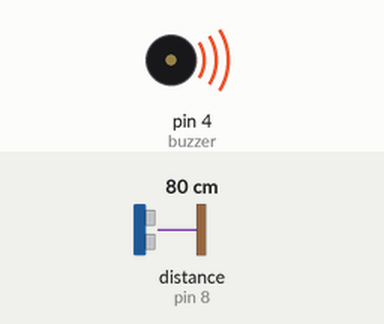
Bench run of a sketch on a simulated Arduino Uno, built with avr-gcc and run on an emulated ATmega328P. On the bench: buzzer (waves = sounding, pin HIGH). Wiring (inferred from the names in the program): ultrasonic range finder: trigger pin 7; echo pin 8. The test bench sets the inputs (shaded band); at power-on: distance to the obstacle (sensor on pin 8) 80 cm. The echo pulse lasts 58.3 µs per cm; pins used as bus, display or sensor lines are not drawn.

Above: at 1.2 s.
1.3 s: distance to the obstacle (sensor on pin 8) set to 98 cm
2.8 s: distance to the obstacle (sensor on pin 8) set to 106 cm
At 3.7 s:
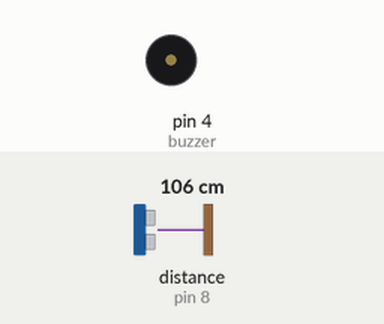
4.3 s: distance to the obstacle (sensor on pin 8) set to 2 cm
At 5.5 s:
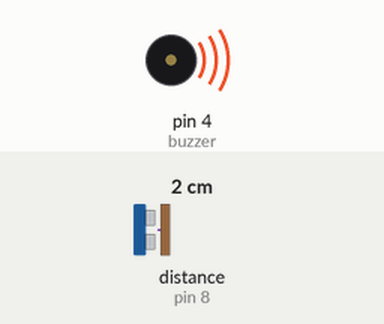
5.8 s: distance to the obstacle (sensor on pin 8) set to 120 cm
At 7.0 s:
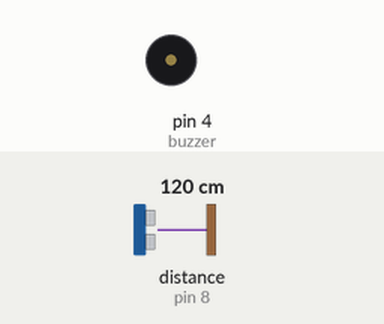
Timing chart, 0 to 8.3 s (numbered marks = the images above; inputs shaded):
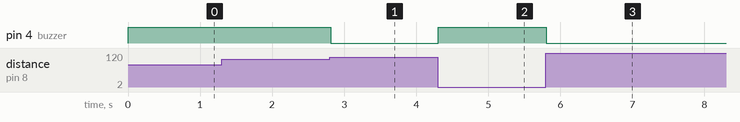

Measured:
- the behaviour switches between 101 and 102 cm on distance to the obstacle (sensor on pin 8) (found by bisection; images 0 and 1)
- after the input at 1.3 s, every drawn part: stays the same
- after the input at 2.8 s, pin 4 (buzzer): HIGH → LOW at once
- after the input at 4.3 s, pin 4 (buzzer): LOW → HIGH at once
- after the input at 5.8 s, pin 4 (buzzer): HIGH → LOW at once

The sketch:

park.ino
```cpp
// by tito elattar
const int trigPin = 7;
const int echoPin = 8;
const int buzzer = 4;
long duration;
int distance;
int safetyDistance;
void setup() {
  // put your setup code here, to run once:
pinMode(trigPin, OUTPUT); // Sets the trigPin as an Output
pinMode(echoPin, INPUT); // Sets the echoPin as an Input
pinMode(buzzer, OUTPUT);
}

void loop() {
  // put your main code here, to run repeatedly:
digitalWrite(trigPin, LOW);
delayMicroseconds(2);
digitalWrite(trigPin, HIGH);
delayMicroseconds(10);
digitalWrite(trigPin, LOW);


duration = pulseIn(echoPin, HIGH);

// Calculating the distance
distance= duration*0.034/2;

safetyDistance = distance;
if (safetyDistance < 100)
        { // Enter the Distance
digitalWrite(buzzer, HIGH);
}
else{
digitalWrite(buzzer, LOW);
}}
```
